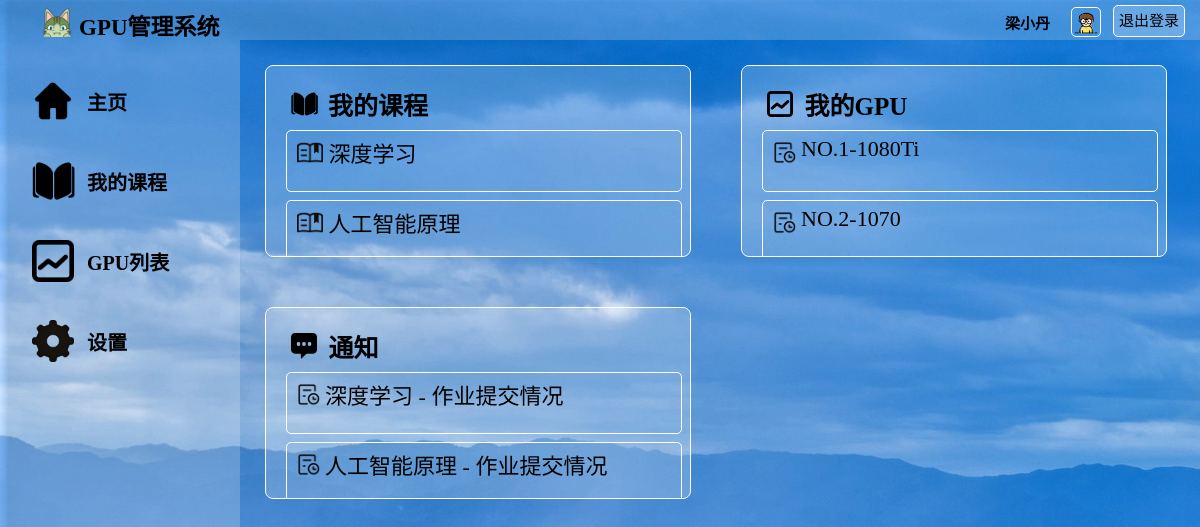
Page /index_teacher/ (signed in) on the committed database.
### watchlist/models.py (models this page shows, shortened)
class User(db.Model, UserMixin):
    __tablename__ = 'User'
    id = db.Column(db.Integer, primary_key=True)                        # id（主键）
    username = db.Column(db.String(20))                                 # 用户名
    password_hash = db.Column(db.String(128))                           # 用户密码
    identity = db.Column(db.String(128))                                # 身份：学生or老师
    pic_path = db.Column(db.String(128), default="/static/pic/1.jpg")  # 用户头像地址
    stu_id = db.Column(db.String(20), default="未填写")                 # 学生学号
    ingrade = db.Column(db.String(20), default="未填写")                # 学生年级
    inclass = db.Column(db.String(20), default="未填写")                # 学生年班级

class Course(db.Model):
    __tablename__ = 'Course'
    id = db.Column(db.Integer, primary_key=True)  # id（主键）
    name = db.Column(db.String(50))               # 课程名称
    teacher = db.Column(db.String(50))            # 任课老师
    time = db.Column(db.String(50))               # 授课时间（学年、学期）
    info = db.Column(db.String(300))              # 课程其他信息
    pic_path = db.Column(db.String(128), default="/static/pic/course_logo.png") # 课程头像

class GPU_course(db.Model):
    __tablename__ = 'GPU_course'
    id = db.Column(db.Integer, primary_key=True)  # id（主键）
    gpu_name = db.Column(db.String(50), db.ForeignKey('GPU.name'))  # 存储用户名（记得包括老师本人）
    course_name = db.Column(db.String(50), db.ForeignKey('Course.name'))  # 用户对应的课程

class Message(db.Model):
    __tablename__ = 'Message'
    id = db.Column(db.Integer, primary_key=True)                           # id（主键）
    course_name = db.Column(db.String(50), db.ForeignKey('Course.name'))   # 消息对应的课程
    title = db.Column(db.String(50))                                       # 消息的标题
    info = db.Column(db.String(1000))                                      # 消息的内容

### watchlist/views.py (the view)
@app.route('/index_teacher/', methods=['GET', 'POST'])
def index_teacher():
    courses = Course.query.all()
    relations = Relation.query.filter_by(user_name=current_user.username).all()
    processes = Process.query.all()
    messages = Message.query.all()
    gpus = GPU_course.query.all()
    return render_template('index_teacher.html', gpus=gpus,courses=courses, processes=processes, messages=messages, relations=relations)

### watchlist/__init__.py (called while the page is built)
@login_manager.user_loader
def load_user(user_id):
    from watchlist.models import User
    user = User.query.get(int(user_id))
    return user

@app.context_processor
def inject_user():
    from watchlist.models import User
    user = User.query.first()
    return dict(user=user)

### watchlist/templates/index_teacher.html (shortened to what this page needs)
<!DOCTYPE html>
<html lang="en">
<head>
	<link rel="stylesheet" href="/static/style.css" />
</head>
<body>
	<div id="container">
		<div id="header" >
			<div id="logo">
	            <img src="/static/pic/logo.png" alt="">
	            <span>GPU管理系统</span>
	        </div>
			<div id="other">
				<form form method="POST" action="/logout/">
					<a id="login_out" href="/logout/" class="button">退出登录</a>
					<div id="user_img">
						<img src="{{ current_user.pic_path }}" alt="image">
					</div>
					<div id="user_name">
						<span>{{ current_user.username }}</span>
					</div>
				</form>
			</div>
		</div>
		<div id="main">
			<div id="aside">
				<br>
				<div id="Home Page">
					<div class="asidepic">
						<img src="/static/pic/home.png" alt="">
					</div>
					<div class="asidechoices">
						<a href="/index_teacher/">主页</a>
					</div>
				</div>
				<div id="My courses">
					<div class="asidepic">
						<img src="/static/pic/courses.png" alt="">
					</div>
					<div class="asidechoices">
						<a href="/my_courses_teacher/">我的课程</a>
					</div>
				</div>
				<div id="Process">
					<div class="asidepic">
						<img src="/static/pic/process.png" alt="">
					</div>
					<div class="asidechoices">
						<a href="/process_teacher/">GPU列表</a>
					</div>
				</div>
				<div id="Settings">
					<div class="asidepic">
						<img src="/static/pic/settings.png" alt="">
					</div>
					<div class="asidechoices">
						<a href="/settings_teacher/">设置</a>
					</div>
				</div>
			</div>
			<div id="content">
				<div id="my_courses" class="index_box">
					<a href="/my_courses_teacher/">
						<div class="index_img">
							<img src="/static/pic/courses.png" alt="">
						</div>
						我的课程
					</a>
					{% for r in relations %}
					{% for c in courses %}
					{% if c['name'] == r['course_name'] %}
					<div class="index_coursebox">
						<a href="/my_courses_teacher/{{ c['id'] }}/">
							<div class="index_img">
								<img src="/static/pic/course_.png" alt="">
							</div>
							{{ c['name'] }}
						</a>
					</div>
					{% endif %}
					{% endfor %}
					{% endfor %}
				</div>
				<div id="my_process" class="index_box">
					<a href="/process_teacher/">
						<div class="index_img">
							<img src="/static/pic/process.png" alt="">
						</div>
						&nbsp我的GPU
					</a>
					{% for r in relations %}
					{% for g in gpus %}
					{% for c in courses %}
					{% if c['name'] == g['course_name'] %}
					{% if r['course_name']==c['name'] %}
					<div class="index_coursebox">
						<a href="/GPUs/{{ g['id'] }}/">
							<div class="index_img">
								<img src="/static/pic/process_.png" alt="">
							</div>
							{{g['gpu_name']}}
						</a>
					</div>
					{% endif %}
					{% endif %}
					{% endfor %}
					{% endfor %}
					{% endfor %}
				</div>
				<div id="my_message" class="index_box">
					<a href="/teacher_notice/">
						<div class="index_img">
							<img src="/static/pic/message.png" alt="">
						</div>
						&nbsp通知
					</a>
					{% for m in messages %}
					<div class="index_coursebox">
						<a href="/teacher_notice/{{ m['id'] }}/">
							<div class="index_img">
								<img src="/static/pic/process_.png" alt="">
							</div>
							{{ m['course_name'] }} - {{ m['title'] }}
						</a>
					</div>
					{% endfor %}
				</div>
			</div>
		</div>
</body>
</html>

### watchlist/static/style.css (style rules this page uses)
* { margin: 0; padding: 0; font-family: "阿里巴巴普惠体", "微软雅黑"; color: black; }
html { height: 100%; background:url("pic/bg.gif") repeat-y; background-size: cover; }
#container { margin: 0; height: 100%; }
#header { height: 40px; width: 100%; position: fixed; z-index: 1000;left: 0; top: 0; }
#login_out { height: 30px; padding: 0 5px; margin:5px 15px 6px 2px; font-size:15px; line-height: 30px; float:right; background: rgba(255, 255, 255, 0.2); color:black; text-decoration: none; border:1px solid white; border-radius: 5px; }
#user_img { margin-top: 5px; margin-right: -40px padding-top: -50px; float: right; margin: 10px; height: 30px; width: 30px; }
#user_img img { margin-top:-15px; width: 95%; height:95%; border: 1px solid white; border-radius: 5px; }
#user_name { width: 80px; height: 88%; float: right; margin:1px -10px 1px 0; padding: 1px; color: black; text-align: right; }
#user_name span { font-size: 15px; font-weight: bold; }
#logo { height: 100%; width: 20%; float: left; background: rgba(255, 255, 255, 0.2); }
#logo img { float: left; margin-left: 40px; height: 85%; margin-top: 3px; }
#logo span { float: left; margin-left: 5px; margin-top: 8px; font-weight: bold; font-size: 23px; }
#other { height: 100%; width: 80%; float: left; background: rgba(255, 255, 255, 0.2); text-align: right; line-height: 40px; font-size: 20px; color: black; }
#other span { height: 80%; width: 20%; color: black; margin-right:20px; }
#main { height: auto; }
#aside { margin-top: 40px; float: left; width: 20%; height: 100%; background: rgba(255, 255, 255, 0.2); position: fixed; }
#aside div { height: 60px; margin: auto; text-align: left; margin-left: 5px; padding: 10px; }
#aside a { text-decoration: none; text-align: center; font-size: 20px; line-height: 50px; height: 60px; color: black; margin: 5px; padding: 2px; font-weight: bold; }
.asidepic { height: 80%; width: 25px; float: left; line-height: 100%; }
.asidepic img { height: 70%; margin: 2px; }
.asidechoices { height: 80%; float: left; margin:2px; padding: 2px; }
#content { float: right; width: 80%; height: 100%; overflow: auto; margin-top:40px; }
.index_box { height: 150px; width: 40%; float: left; margin: 25px; border: 1px solid white; background: rgba(255, 255, 255, 0.2); padding: 20px; font-size: 20px; border-radius: 8px; overflow: auto; }
.index_box a { font-size: 25px; text-decoration: none; color: black; font-weight: bold; }
.index_img { height: 1.5em; float: left; line-height: 100%; }
.index_img img { height: 70%; margin: 5px; }
.index_coursebox { font-size: 22px; border: 1px solid white; height: 50px; width: 100%; border-radius: 5px; margin-top: 8px; padding: 5px; }
.index_coursebox a { font-size: 22px; color: black; font-weight: normal; }

### rows in the picture
User: pic_path (picture), username "梁小丹"
Course: name "深度学习"
Course: name "人工智能原理"
GPU_course: gpu_name "NO.1-1080Ti"
GPU_course: gpu_name "NO.2-1070"
Message: course_name "深度学习", title "作业提交情况"
Message: course_name "人工智能原理", title "作业提交情况"
